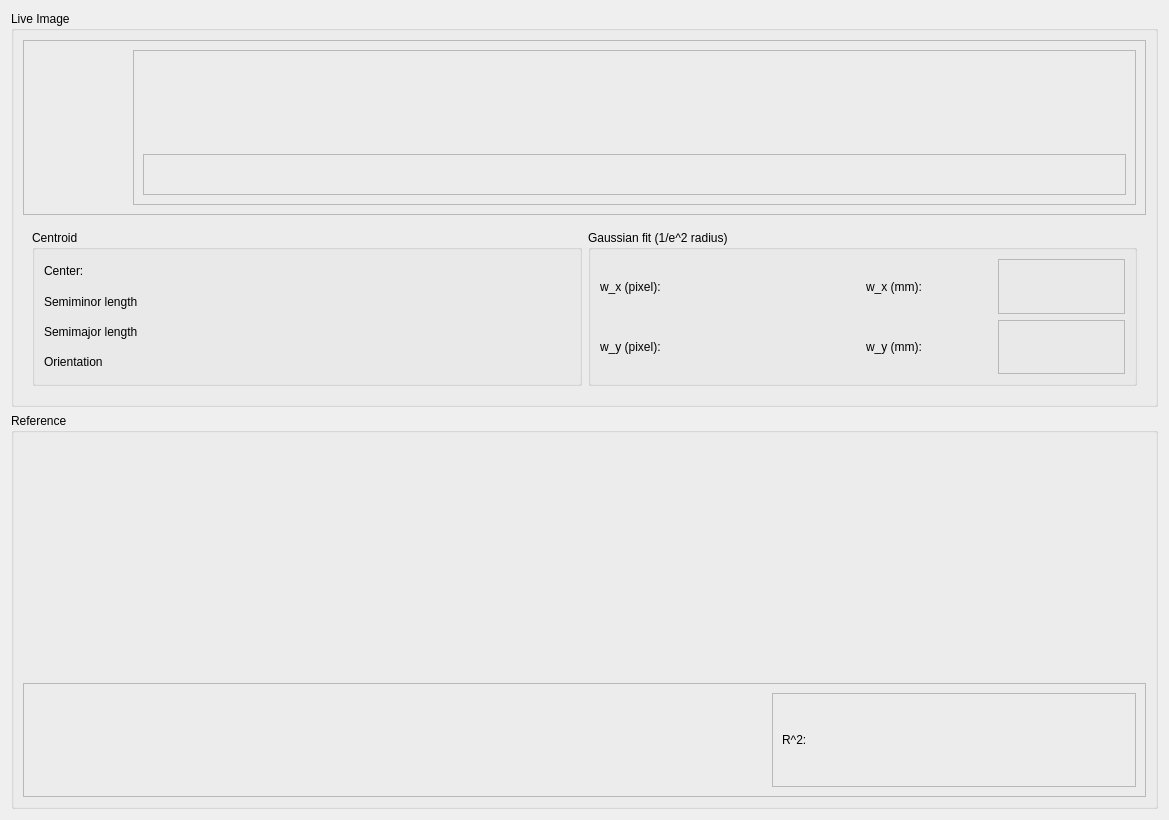
<?xml version="1.0" encoding="UTF-8"?>
<ui version="4.0">
 <class>viewer</class>
 <widget class="QWidget" name="viewer">
  <property name="geometry">
   <rect>
    <x>0</x>
    <y>0</y>
    <width>1169</width>
    <height>820</height>
   </rect>
  </property>
  <property name="sizePolicy">
   <sizepolicy hsizetype="Minimum" vsizetype="Minimum">
    <horstretch>0</horstretch>
    <verstretch>0</verstretch>
   </sizepolicy>
  </property>
  <property name="minimumSize">
   <size>
    <width>1000</width>
    <height>700</height>
   </size>
  </property>
  <property name="baseSize">
   <size>
    <width>800</width>
    <height>600</height>
   </size>
  </property>
  <property name="windowTitle">
   <string>VimbaLive</string>
  </property>
  <property name="autoFillBackground">
   <bool>false</bool>
  </property>
  <property name="styleSheet">
   <string notr="true"/>
  </property>
  <layout class="QVBoxLayout" name="verticalLayout">
   <item>
    <layout class="QGridLayout" name="gridLayout" rowstretch="0">
     <item row="0" column="0">
      <layout class="QVBoxLayout" name="verticalLayout_2" stretch="0,0">
       <item>
        <widget class="QGroupBox" name="ImageGroupBox">
         <property name="sizePolicy">
          <sizepolicy hsizetype="Preferred" vsizetype="Preferred">
           <horstretch>0</horstretch>
           <verstretch>0</verstretch>
          </sizepolicy>
         </property>
         <property name="title">
          <string>Live Image</string>
         </property>
         <layout class="QVBoxLayout" name="verticalLayout_8" stretch="0,0">
          <item>
           <widget class="QFrame" name="frame_5">
            <property name="frameShape">
             <enum>QFrame::StyledPanel</enum>
            </property>
            <property name="frameShadow">
             <enum>QFrame::Raised</enum>
            </property>
            <layout class="QHBoxLayout" name="horizontalLayout" stretch="1,10">
             <item>
              <layout class="QVBoxLayout" name="LeftPlotLayout">
               <property name="sizeConstraint">
                <enum>QLayout::SetMinimumSize</enum>
               </property>
              </layout>
             </item>
             <item>
              <widget class="QFrame" name="frame_4">
               <property name="frameShape">
                <enum>QFrame::StyledPanel</enum>
               </property>
               <property name="frameShadow">
                <enum>QFrame::Raised</enum>
               </property>
               <layout class="QVBoxLayout" name="verticalLayout_3">
                <item>
                 <widget class="QWidget" name="ImageWidget" native="true">
                  <property name="sizePolicy">
                   <sizepolicy hsizetype="Preferred" vsizetype="Preferred">
                    <horstretch>0</horstretch>
                    <verstretch>0</verstretch>
                   </sizepolicy>
                  </property>
                  <property name="minimumSize">
                   <size>
                    <width>500</width>
                    <height>0</height>
                   </size>
                  </property>
                  <layout class="QVBoxLayout" name="verticalLayout_13"/>
                 </widget>
                </item>
                <item>
                 <layout class="QVBoxLayout" name="TopPlotLayout"/>
                </item>
                <item>
                 <widget class="PyDMImageView" name="ImageView" native="true">
                  <property name="toolTip">
                   <string/>
                  </property>
                  <property name="maxRedrawRate" stdset="0">
                   <number>5</number>
                  </property>
                 </widget>
                </item>
                <item>
                 <widget class="QFrame" name="frame_3">
                  <property name="frameShape">
                   <enum>QFrame::StyledPanel</enum>
                  </property>
                  <property name="frameShadow">
                   <enum>QFrame::Raised</enum>
                  </property>
                  <layout class="QHBoxLayout" name="horizontalLayout_5">
                   <item>
                    <widget class="QLabel" name="CursorLabel">
                     <property name="text">
                      <string/>
                     </property>
                    </widget>
                   </item>
                   <item>
                    <widget class="QLabel" name="MiscLabel">
                     <property name="text">
                      <string/>
                     </property>
                    </widget>
                   </item>
                  </layout>
                 </widget>
                </item>
               </layout>
              </widget>
             </item>
            </layout>
           </widget>
          </item>
          <item>
           <widget class="QWidget" name="StatsWidget" native="true">
            <layout class="QHBoxLayout" name="horizontalLayout_4">
             <item>
              <widget class="QGroupBox" name="groupBox">
               <property name="title">
                <string>Centroid</string>
               </property>
               <layout class="QGridLayout" name="gridLayout_2">
                <item row="3" column="1">
                 <widget class="PyDMLabel" name="OrientationLabel">
                  <property name="toolTip">
                   <string/>
                  </property>
                  <property name="precision" stdset="0">
                   <number>3</number>
                  </property>
                  <property name="precisionFromPV" stdset="0">
                   <bool>false</bool>
                  </property>
                 </widget>
                </item>
                <item row="1" column="1">
                 <widget class="PyDMLabel" name="SemiminorLabel">
                  <property name="toolTip">
                   <string/>
                  </property>
                  <property name="precision" stdset="0">
                   <number>3</number>
                  </property>
                  <property name="precisionFromPV" stdset="0">
                   <bool>false</bool>
                  </property>
                 </widget>
                </item>
                <item row="2" column="0">
                 <widget class="QLabel" name="label_25">
                  <property name="text">
                   <string>Semimajor length</string>
                  </property>
                 </widget>
                </item>
                <item row="0" column="1">
                 <widget class="PyDMLabel" name="CentroidLabel">
                  <property name="toolTip">
                   <string/>
                  </property>
                  <property name="precision" stdset="0">
                   <number>2</number>
                  </property>
                  <property name="precisionFromPV" stdset="0">
                   <bool>false</bool>
                  </property>
                 </widget>
                </item>
                <item row="3" column="0">
                 <widget class="QLabel" name="label_26">
                  <property name="text">
                   <string>Orientation</string>
                  </property>
                 </widget>
                </item>
                <item row="1" column="0">
                 <widget class="QLabel" name="label_3">
                  <property name="text">
                   <string>Semiminor length</string>
                  </property>
                 </widget>
                </item>
                <item row="2" column="1">
                 <widget class="PyDMLabel" name="SemimajorLabel">
                  <property name="toolTip">
                   <string/>
                  </property>
                  <property name="precision" stdset="0">
                   <number>3</number>
                  </property>
                  <property name="precisionFromPV" stdset="0">
                   <bool>false</bool>
                  </property>
                 </widget>
                </item>
                <item row="0" column="0">
                 <widget class="QLabel" name="label_2">
                  <property name="text">
                   <string>Center:</string>
                  </property>
                 </widget>
                </item>
               </layout>
              </widget>
             </item>
             <item>
              <widget class="QGroupBox" name="groupBox_2">
               <property name="title">
                <string>Gaussian fit (1/e^2 radius)</string>
               </property>
               <layout class="QGridLayout" name="gridLayout_4">
                <item row="0" column="2">
                 <widget class="QLabel" name="label_5">
                  <property name="text">
                   <string>w_x (mm):</string>
                  </property>
                 </widget>
                </item>
                <item row="2" column="3">
                 <widget class="QFrame" name="frame_2">
                  <property name="frameShape">
                   <enum>QFrame::StyledPanel</enum>
                  </property>
                  <property name="frameShadow">
                   <enum>QFrame::Raised</enum>
                  </property>
                  <layout class="QHBoxLayout" name="horizontalLayout_12">
                   <item>
                    <widget class="PyDMLabel" name="wymmLabel">
                     <property name="toolTip">
                      <string/>
                     </property>
                    </widget>
                   </item>
                  </layout>
                 </widget>
                </item>
                <item row="2" column="2">
                 <widget class="QLabel" name="label_8">
                  <property name="text">
                   <string>w_y (mm):</string>
                  </property>
                 </widget>
                </item>
                <item row="2" column="0">
                 <widget class="QLabel" name="label_6">
                  <property name="text">
                   <string>w_y (pixel):</string>
                  </property>
                 </widget>
                </item>
                <item row="0" column="1">
                 <widget class="PyDMLabel" name="wxPixelLabel">
                  <property name="toolTip">
                   <string/>
                  </property>
                  <property name="precisionFromPV" stdset="0">
                   <bool>false</bool>
                  </property>
                 </widget>
                </item>
                <item row="0" column="0">
                 <widget class="QLabel" name="label_4">
                  <property name="text">
                   <string>w_x (pixel):</string>
                  </property>
                 </widget>
                </item>
                <item row="2" column="1">
                 <widget class="PyDMLabel" name="wyPixelLabel">
                  <property name="toolTip">
                   <string/>
                  </property>
                 </widget>
                </item>
                <item row="0" column="3">
                 <widget class="QFrame" name="frame">
                  <property name="frameShape">
                   <enum>QFrame::StyledPanel</enum>
                  </property>
                  <property name="frameShadow">
                   <enum>QFrame::Raised</enum>
                  </property>
                  <layout class="QHBoxLayout" name="horizontalLayout_8">
                   <item>
                    <widget class="PyDMLabel" name="wxmmLabel">
                     <property name="toolTip">
                      <string/>
                     </property>
                     <property name="precisionFromPV" stdset="0">
                      <bool>false</bool>
                     </property>
                    </widget>
                   </item>
                  </layout>
                 </widget>
                </item>
               </layout>
              </widget>
             </item>
            </layout>
           </widget>
          </item>
         </layout>
        </widget>
       </item>
       <item>
        <widget class="QGroupBox" name="RefGroupBox">
         <property name="sizePolicy">
          <sizepolicy hsizetype="Preferred" vsizetype="Preferred">
           <horstretch>0</horstretch>
           <verstretch>0</verstretch>
          </sizepolicy>
         </property>
         <property name="title">
          <string>Reference</string>
         </property>
         <layout class="QVBoxLayout" name="verticalLayout_10" stretch="0,0,0">
          <item>
           <widget class="QWidget" name="RefWidget" native="true">
            <property name="minimumSize">
             <size>
              <width>500</width>
              <height>0</height>
             </size>
            </property>
            <layout class="QVBoxLayout" name="verticalLayout_16"/>
           </widget>
          </item>
          <item>
           <widget class="PyDMImageView" name="RefView" native="true">
            <property name="toolTip">
             <string/>
            </property>
           </widget>
          </item>
          <item>
           <widget class="QFrame" name="frame_7">
            <property name="frameShape">
             <enum>QFrame::StyledPanel</enum>
            </property>
            <property name="frameShadow">
             <enum>QFrame::Raised</enum>
            </property>
            <layout class="QHBoxLayout" name="horizontalLayout_15">
             <item>
              <widget class="QLabel" name="RefCursorLabel">
               <property name="text">
                <string/>
               </property>
              </widget>
             </item>
             <item>
              <widget class="QLabel" name="RefMiscLabel">
               <property name="text">
                <string/>
               </property>
              </widget>
             </item>
             <item>
              <widget class="QFrame" name="frame_9">
               <property name="frameShape">
                <enum>QFrame::StyledPanel</enum>
               </property>
               <property name="frameShadow">
                <enum>QFrame::Raised</enum>
               </property>
               <layout class="QHBoxLayout" name="horizontalLayout_17">
                <item>
                 <widget class="QLabel" name="label_21">
                  <property name="text">
                   <string>R^2:</string>
                  </property>
                 </widget>
                </item>
                <item>
                 <widget class="PyDMLabel" name="DetLabel">
                  <property name="toolTip">
                   <string/>
                  </property>
                  <property name="precision" stdset="0">
                   <number>5</number>
                  </property>
                  <property name="precisionFromPV" stdset="0">
                   <bool>false</bool>
                  </property>
                 </widget>
                </item>
               </layout>
              </widget>
             </item>
            </layout>
           </widget>
          </item>
         </layout>
        </widget>
       </item>
      </layout>
     </item>
    </layout>
   </item>
  </layout>
 </widget>
 <customwidgets>
  <customwidget>
   <class>PyDMLabel</class>
   <extends>QLabel</extends>
   <header>pydm.widgets.label</header>
  </customwidget>
  <customwidget>
   <class>PyDMImageView</class>
   <extends>QWidget</extends>
   <header>pydm.widgets.image</header>
  </customwidget>
 </customwidgets>
 <resources/>
 <connections/>
</ui>
